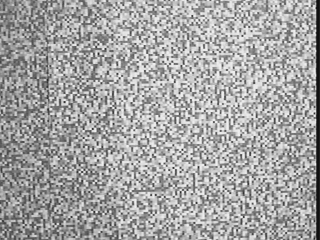
%> input picture 5/submission/simple1.png, 320 x 240 px
$ octave test.m   (GNU Octave 9; MATLAB toolbox functions it lacks are replaced by stand-ins)
%> lines starting %> are read from the running program, lines starting %| are printed output that depends on the picture
### 5/submission/computeFlow.m
function result = computeFlow(img1, img2, search_radius, template_radius, grid_MN)
    % Check images have the same dimensions, and resize if necessary
    if find(size(img2) ~= size(img1))
        img2 = imresize(img2, size(img1));
    end
    % Get number of rows and cols for output grid
    M = grid_MN(1);
    N = grid_MN(2);

    [H, W] = size(img1);
    % locations where we estimate the flow
    grid_y = round(linspace(template_radius+1, H-template_radius, M));
    grid_x = round(linspace(template_radius+1, W-template_radius, N));

    % allocate matrices where we will store the computed optical flow
    U = zeros(M, N);    % horizontal motion
    V = zeros(M, N);    % vertical motion

    % compute flow for each grid patch
    for i = 1:M
        for j = 1:N
            %------------- PLEASE FILL IN THE NECESSARY CODE WITHIN THE FOR LOOP -----------------
            % Note: Wherever there are questions mark you should write
            % code and fill in the correct values there. You may need
            % to write more lines of code to obtain the correct values to
            % input in the questions marks.

            % extract the current patch/window (template)
            col = grid_x(j);
            row = grid_y(i);
            template = img1(row-template_radius:row+template_radius, col-template_radius: col+template_radius);
            % where we'll look for the template
            % search_area = img2(max(row-search_radius, 1): min(row+search_radius, H), max(1, col-search_radius): min(col+search_radius, W));
            search_area = img2(max(row-template_radius-search_radius, 1): min(row+template_radius+search_radius, H), max(1, col-template_radius-search_radius): min(col+template_radius+search_radius, W));
            % compute correlation
            corr_map = normxcorr2(template, search_area);

            % Look at the correlation map and find the best match
            % The best match will have the Maximum Correlation value
            [~, max_ind] = max(corr_map(:));
            % Convert the index into row and col
            [max_ind_row, max_ind_col] = ind2sub(size(corr_map), max_ind);

            % express peak location as offset from template location
            U(i, j) = max_ind_col - (min(search_radius, col-template_radius) + 2*template_radius+1);
            V(i, j) = max_ind_row - (min(search_radius, row-template_radius) + 2*template_radius+1);
        end
    end

    % Any post-processing or denoising needed on the flow

    % plot the flow vectors
    fig = figure();
    imshow(img1);
    hold on; quiver(grid_x, grid_y, U, V, 2, 'y', 'LineWidth', 1.3);
    % From https://www.mathworks.com/matlabcentral/answers/96446-how-do-i-convert-a-figure-directly-into-an-image-matrix-in-matlab-7-6-r2008a
    frame = getframe(gcf);
    result = frame2im(frame);
    hold off;
    close(fig);
end

### 5/submission/test.m
img1 = imread('simple1.png');
%> img1 is the input picture: size 240x320 uint8; min 15, max 241, mean 164.4
img2 = imread('simple2.png');
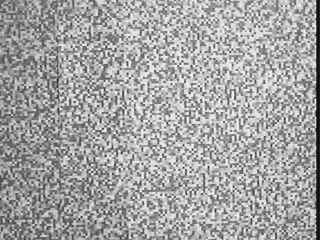
%> input picture 5/submission/simple2.png, 320 x 240 px
%> img2 is the input picture: size 240x320 uint8; min 14, max 241, mean 163.6

search_radius = 21;     % Half size of the search window
template_radius = 5;   % Half size of the template window
grid_MN = [12, 10];        % Number of rows and cols in the grid

result = computeFlow(img1, img2, search_radius, template_radius, grid_MN);
%> in computeFlow, `result = frame2im(frame);`:
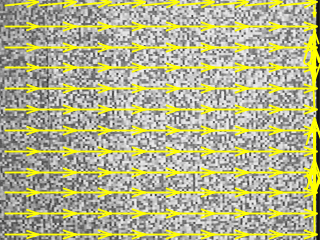
%> result: size 240x320x3 uint8; mean R, G, B 178.1, 178.1, 138.7
imwrite(result, 'simpleresult.png');
